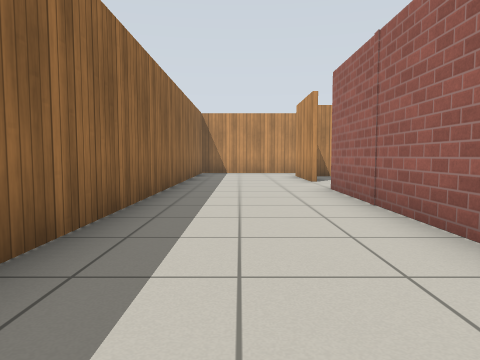
[1] (above)

24 first-person views from a walk through a Gazebo world. The camera is 0.72 m above the floor, tilts 4° down and sees 70° across. The floor is counted in squares, 1 m on a side. Each view is taken from the middle of a square. On the plan, view 1 faces up. The plan holds only what a view shows up to about 11 squares ahead; the rest is blank. Simple patterns stand in for the simulator's built-in surfaces.

[2]
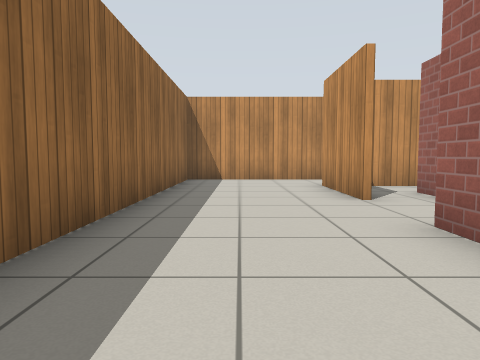

[3]
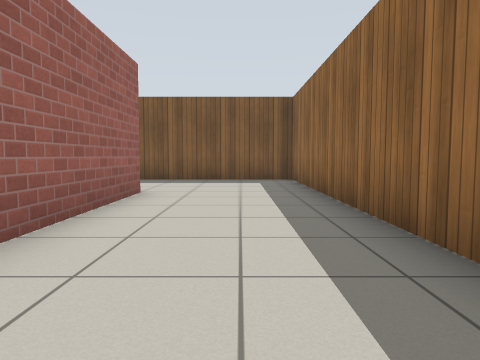

[4]
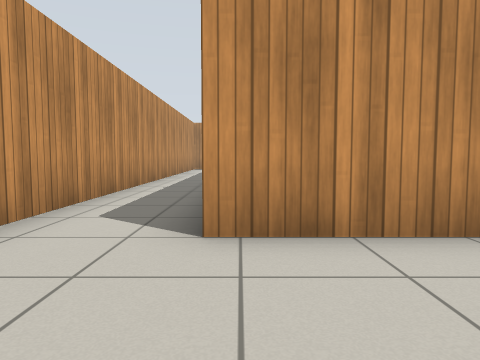

[5]
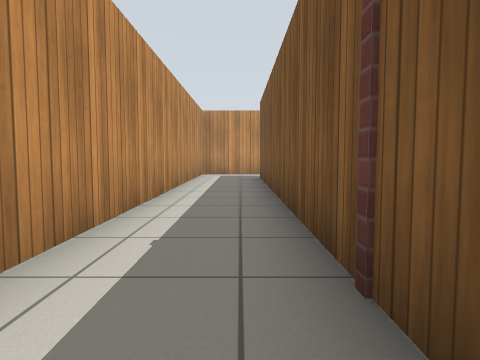

[6]
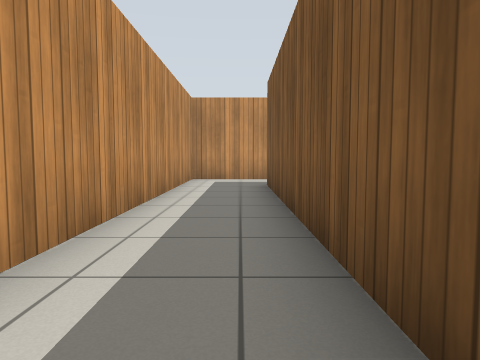

[7]
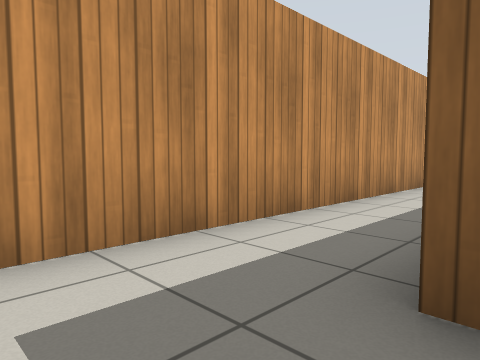

[8]
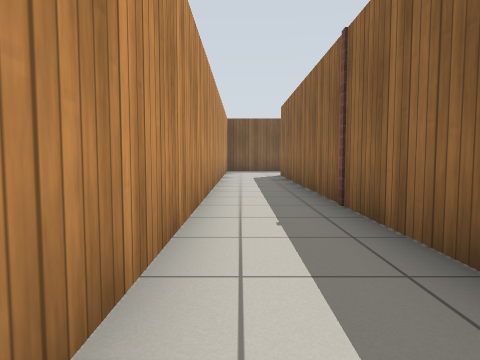

[9]
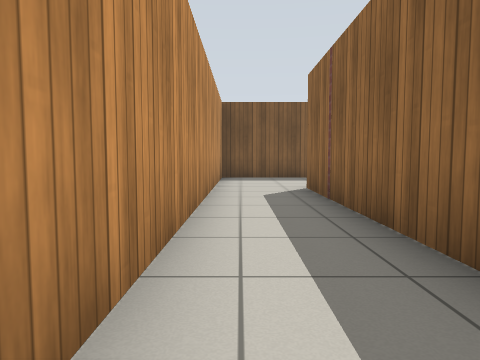

[10]
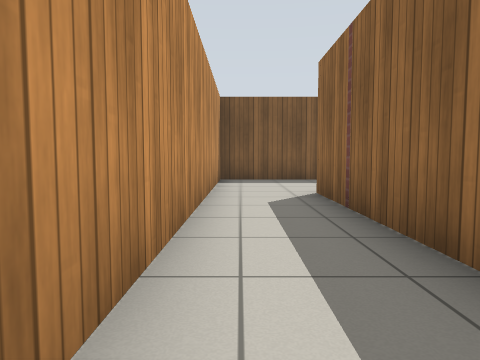

[11]
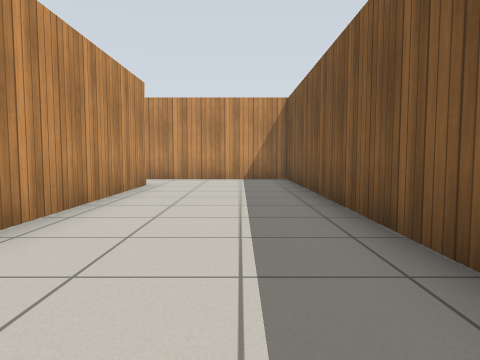

[12]
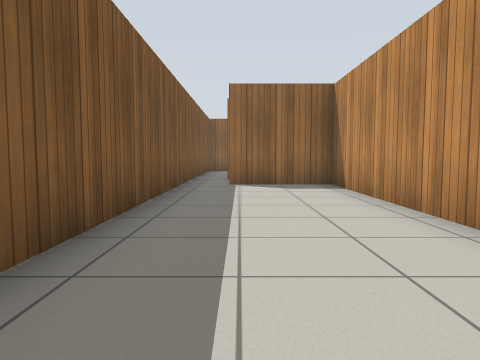

[13]
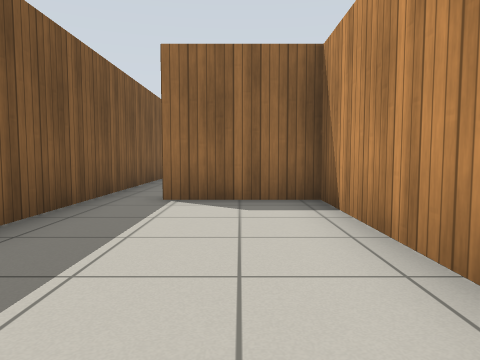

[14]
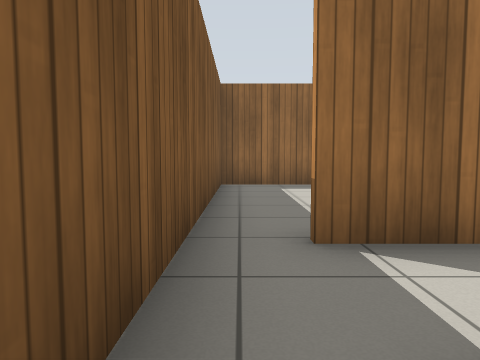

[15]
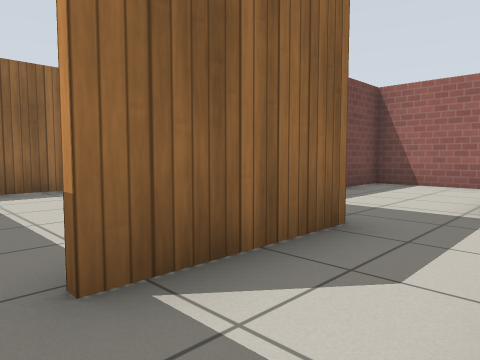

[16]
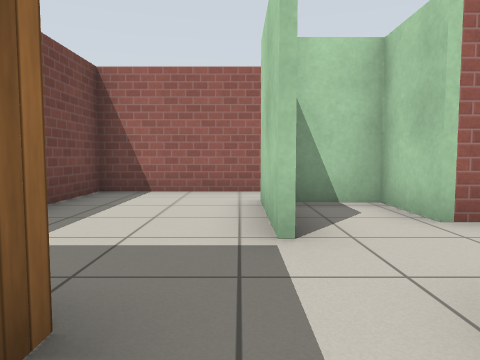

[17]
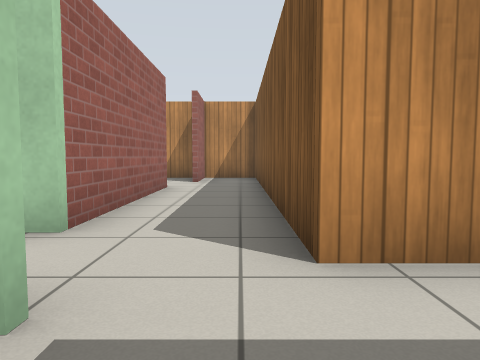

[18]
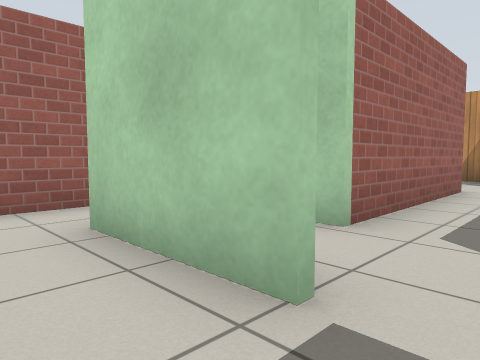

[19]
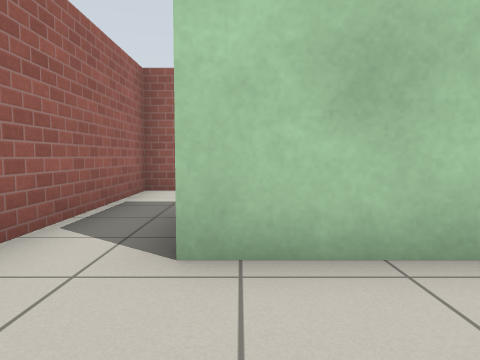

[20]
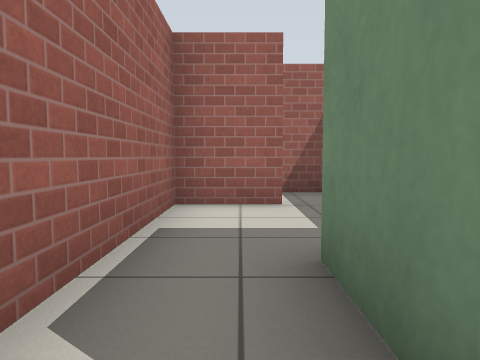

[21]
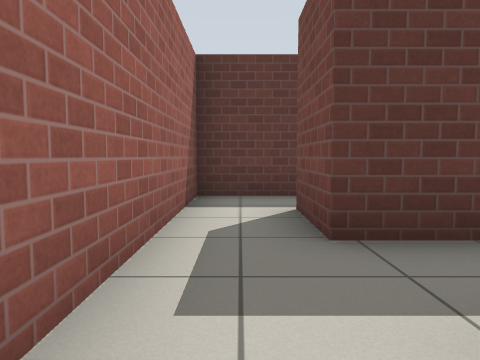

[22]
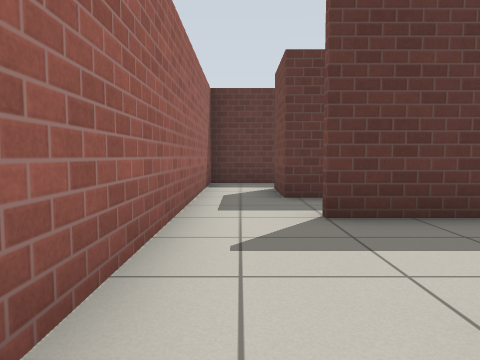

[23]
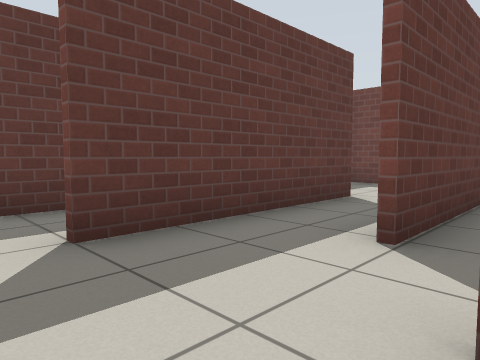

[24]
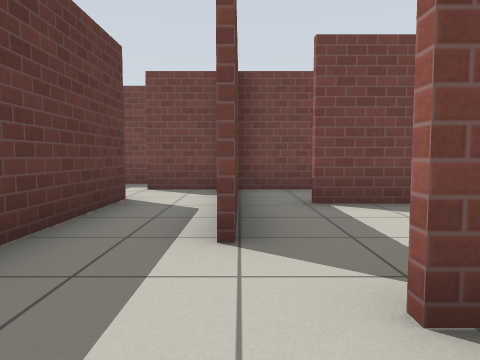

### Floor plan
Points are (right, up) in squares from view 1. A wall is a line through its corners. A room is listed if a view was taken in it or the views show most of it. See-through windows are left out.
Room 1 (views 1, 2, 3, 4, 5, 6, 7, 8, 9, 10)
walls: (2, 9.5) (2, 12.4); (4.9, 12.3) (15.6, 12.3); (2, -0.9) (2, 7.5); (15.5, 10) (15.5, -0.7); (17.6, -1.5) (17.6, 14.5) (-1.6, 14.5) (-1.6, -4.5) (3.4, -4.5)
ways out: opening at (17, -2) to room 2; opening at (4, -4) to room 3; opening at (2, 8.5) to room 8
Room 2 (views 11, 12, 13, 14, 15)
walls: (15.5, -0.7) (6.4, -0.7) (6.4, -3.4); (5.4, -4.5) (17.6, -4.5) (17.6, -1.5)
ways out: opening at (17, -2) to room 1; opening at (6, -4) to room 3
Room 3 (view 16)
walls: (6.3, -1.6) (6.3, -0.5); (3.4, -4.5) (5.4, -4.5); (4.2, -0.6) (4.2, -3.5)
ways out: opening at (4, -4) to room 1; opening at (6, -4) to room 2; opening at (5, 0) to room 7
Room 4 (views 17, 18, 19)
walls: (5.3, 0.9) (5.3, 3.5); (4.6, 5) (2.1, 5) (2.1, 3)
ways out: opening at (5, 4) to room 5; opening at (5, 0) to room 7
Room 5 (view 20)
walls: (10.1, 3.2) (10.1, 5) (4.6, 5); (10.2, 5.1) (10.2, 3.4); (9.9, 1.8) (11.8, 1.8) (11.8, 5.5); (5.7, 3.4) (7.4, 3.4)
ways out: opening at (5, 4) to room 4; opening at (11, 4.5) to room 8
Room 6 (views 21, 22, 23, 24)
walls: (11.8, 6.5) (11.8, 10)
ways out: opening at (11, 7) to room 8; opening at (10, 8.5) to room 9
Room 7 (no view inside)
walls: (12, 1.7) (7.2, 1.7) (7.2, 3.3) (5.7, 3.3); (6.3, -0.5) (15.1, -0.5); (15, 1.2) (13.5, 1.2)
ways out: opening at (5, 0) to room 3; opening at (5, 0) to room 4; opening at (14, 2.5)
Room 8 (no view inside)
walls: (2.1, 6.6) (2.1, 5.4); (3.5, 10) (3.5, 10.9); (8.9, 5.1) (10.2, 5.1); (4.2, 12.2) (3.1, 12.2); (11.8, 5.5) (11.8, 6.5)
ways out: opening at (2, 8.5) to room 1; opening at (11, 4.5) to room 5; opening at (11, 7) to room 6; opening at (5, 8) to room 10
Room 9 (no view inside)
walls: (5.8, 11.6) (5.8, 10.1); (5, 9) (8.2, 9)
ways out: opening at (10, 8.5) to room 6; opening at (9, 9) to room 10
Room 10 (no view inside)
walls: (5.2, 7.1) (10.1, 7.1); (3.7, 8.6) (3.7, 7)
ways out: opening at (5, 8) to room 8; opening at (9, 9) to room 9

Positions as (right, up) in squares from view 1, and headings:
1: (0, 0), facing up
2: (0, 4), facing up
3: (0, 6), facing down
4: (-1, 12), facing right
5: (4, 13), facing right
6: (7, 13), facing right
7: (15, 14), facing down-right
8: (17, 12), facing down
9: (17, 7), facing down
10: (17, 6), facing down
11: (7, -3), facing right
12: (15, -3), facing left
13: (12, -2), facing left
14: (7, -4), facing left
15: (6, -4), facing up-left
16: (5, -2), facing up
17: (4, 0), facing right
18: (4, 0), facing up-right
19: (3, 3), facing right
20: (5, 4), facing right
21: (11, 8), facing down
22: (11, 11), facing down
23: (11, 10), facing down-left
24: (11, 9), facing left
